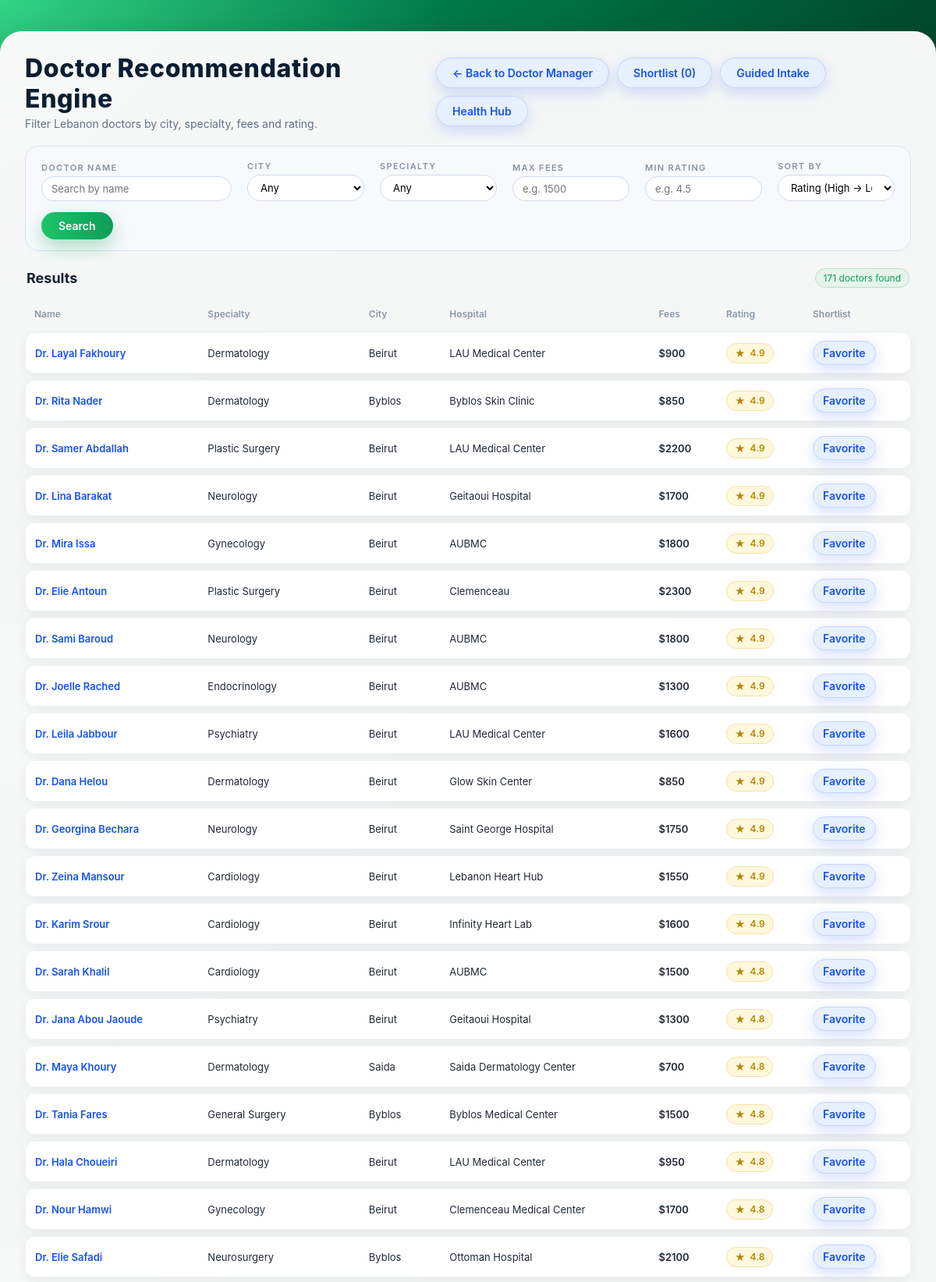
The app's page /recommend/ (upper part) with its own data.
### myapp33/models.py (models this page shows, shortened)
class Contact(models.Model):
    name = models.CharField(max_length=100)
    specialty = models.CharField(max_length=100)
    city = models.CharField(max_length=50)
    hospital = models.CharField(max_length=100, blank=True)
    fees = models.IntegerField()
    rating = models.FloatField()
    experience_years = models.PositiveIntegerField(default=5)
    languages = models.CharField(max_length=150, blank=True)
    availability = models.CharField(max_length=120, blank=True)
    insurance_partners = models.CharField(max_length=200, blank=True)
    description = models.TextField(blank=True)
    photo_url = models.URLField(blank=True)
    contact_phone = models.CharField(max_length=30, blank=True)

### myapp33/views.py (the view)
# urls.py: path('recommend/', views.recommend_doctors, name='recommend_doctors'),
def recommend_doctors(request):
    city = request.GET.get("city", "")
    specialty = request.GET.get("specialty", "")
    max_fees = request.GET.get("max_fees", "")
    min_rating = request.GET.get("min_rating", "")
    sort = request.GET.get("sort", "rating_desc")
    query = request.GET.get("search", "").strip()
    qs = Contact.objects.all()
    if query:
        qs = qs.filter(name__icontains=query)
    if city:
        qs = qs.filter(city__icontains=city)
    if specialty:
        qs = qs.filter(specialty__icontains=specialty)
    if max_fees:
        try:
            qs = qs.filter(fees__lte=int(max_fees))
        except ValueError:
            pass
    if min_rating:
        try:
            qs = qs.filter(rating__gte=float(min_rating))
        except ValueError:
            pass
    if sort == "rating_desc":
        qs = qs.order_by("-rating")
    elif sort == "rating_asc":
        qs = qs.order_by("rating")
    elif sort == "fees_asc":
        qs = qs.order_by("fees")
    elif sort == "fees_desc":
        qs = qs.order_by("-fees")
    else:
        qs = qs.order_by("-rating")
    city_choices = (
        Contact.objects.values_list("city", flat=True).distinct().order_by("city")
    )
    specialty_choices = (
        Contact.objects.values_list("specialty", flat=True)
        .distinct()
        .order_by("specialty")
    )
    favorites = get_favorite_ids(request)
    return render(
        request,
        "myapp33/recommend.html",
        {
            "results": qs,
            "city_choices": city_choices,
            "specialty_choices": specialty_choices,
            "city": city,
            "specialty": specialty,
            "max_fees": max_fees,
            "min_rating": min_rating,
            "sort": sort,
            "favorites": favorites,
            "search": query,
        },
    )

### myapp33/views.py (called while the page is built)
def get_favorite_ids(request):
    return set(request.session.get("favorite_doctors", []))

### templates/myapp33/recommend.html (shortened to what this page needs)
<!DOCTYPE html>
<html lang="en">
<head>
</head>
<body>
<div class="page-wrapper">
    <div class="top-row">
        <div class="title-block">
            <h1>Doctor Recommendation Engine</h1>
            <p>Filter Lebanon doctors by city, specialty, fees and rating.</p>
        </div>
        <div style="display:flex;gap:10px;flex-wrap:wrap;">
            <a href="{% url 'home' %}" class="btn-pill btn-secondary">← Back to Doctor Manager</a>
            <a href="{% url 'favorite_list' %}" class="btn-pill btn-secondary">Shortlist ({{ favorites|length }})</a>
            <a href="{% url 'intake_wizard' %}" class="btn-pill btn-secondary">Guided Intake</a>
            <a href="{% url 'health_hub' %}" class="btn-pill btn-secondary">Health Hub</a>
        </div>
    </div>
    <form method="get" class="filter-card">
        <div class="filter-row">
            <div class="filter-group" style="flex: 1 1 200px;">
                <label for="search">Doctor Name</label>
                <input type="text" name="search" id="search" value="{{ search }}" placeholder="Search by name">
            </div>
            <div class="filter-group">
                <label for="city">City</label>
                <select name="city" id="city">
                    <option value="" {% if city == "" %}selected{% endif %}>Any</option>
                </select>
            </div>
            <div class="filter-group">
                <label for="specialty">Specialty</label>
                <select name="specialty" id="specialty">
                    <option value="" {% if specialty == "" %}selected{% endif %}>Any</option>
                </select>
            </div>
            <div class="filter-group">
                <label for="max_fees">Max Fees</label>
                <input
                    type="number"
                    name="max_fees"
                    id="max_fees"
                    placeholder="e.g. 1500"
                    value="{{ max_fees }}">
            </div>
            <div class="filter-group">
                <label for="min_rating">Min Rating</label>
                <input
                    type="number"
                    step="0.1"
                    min="0"
                    max="5"
                    name="min_rating"
                    id="min_rating"
                    placeholder="e.g. 4.5"
                    value="{{ min_rating }}">
            </div>
            <div class="filter-group">
                <label for="sort">Sort By</label>
                <select name="sort" id="sort">
                    <option value="rating_desc" {% if sort == "rating_desc" %}selected{% endif %}>
                        Rating (High → Low)
                    </option>
                </select>
            </div>
            <div class="search-actions">
                <button type="submit" class="btn-primary">Search</button>
            </div>
        </div>
    </form>
    <div class="results-header">
        <h2>Results</h2>
        <span class="badge">
            {% if results %}
                {{ results|length }} doctor{{ results|length|pluralize }} found
            {% else %}
                No doctors match the filters
            {% endif %}
        </span>
    </div>
    {% if results %}
        <table>
            <thead>
            <tr>
                <th>Name</th>
                <th>Specialty</th>
                <th>City</th>
                <th>Hospital</th>
                <th>Fees</th>
                <th>Rating</th>
                <th>Shortlist</th>
            </tr>
            </thead>
            <tbody>
            {% for doctor in results %}
                <tr>
                    <td class="doctor-name">
                        {% if doctor.id %}
                            <a href="{% url 'doctor_detail' doctor.id %}">{{ doctor.name }}</a>
                        {% else %}
                            {{ doctor.name }}
                        {% endif %}
                    </td>
                    <td>{{ doctor.specialty }}</td>
                    <td>{{ doctor.city }}</td>
                    <td>{{ doctor.hospital }}</td>
                    <td class="fees-cell">${{ doctor.fees }}</td>
                    <td>
                        <span class="rating-pill">
                            <span class="star">★</span>
                            {{ doctor.rating }}
                        </span>
                    </td>
                    <td>
                        <form method="post" action="{% url 'toggle_favorite' doctor.id %}">
                            <button type="submit" class="btn-pill btn-secondary" style="padding:6px 12px;">
                                {% if doctor.id in favorites %}Remove{% else %}Favorite{% endif %}
                            </button>
                        </form>
                    </td>
                </tr>
            {% endfor %}
            </tbody>
        </table>
    {% else %}
        <p class="muted">Try widening your filters (for example, remove max fees or lower the minimum rating).</p>
    {% endif %}
</div>
</body>
</html>

### templates/myapp33/recommend.html (style rules this page uses)
* { box-sizing: border-box; margin: 0; padding: 0; font-family: -apple-system, BlinkMacSystemFont, "SF Pro Text", system-ui, -webkit-system-font, "Segoe UI", sans-serif; }
body { min-height: 100vh; background: radial-gradient(circle at top left, #32d486, #007a4a 40%, #013824 100%); padding: 40px 0; color: #0b1726; }
.page-wrapper { max-width: 1200px; margin: 0 auto; padding: 28px 32px 36px; background: rgba(250, 250, 250, 0.98); border-radius: 28px; box-shadow: 0 24px 60px rgba(0, 0, 0, 0.35); }
.top-row { display: flex; justify-content: space-between; align-items: center; gap: 16px; margin-bottom: 20px; }
.title-block h1 { font-size: 32px; font-weight: 800; letter-spacing: 0.02em; color: #0a1e33; margin-bottom: 4px; }
.title-block p { font-size: 14px; color: #5f7189; }
.btn-pill { padding: 10px 20px; border-radius: 999px; border: none; cursor: pointer; font-size: 14px; font-weight: 600; transition: transform 0.1s ease, box-shadow 0.1s ease, background 0.2s; text-decoration: none; display: inline-flex; align-items: center; gap: 8px; }
.btn-secondary { background: #e7f0ff; color: #1652f0; border: 1px solid #c3d5ff; box-shadow: 0 6px 18px rgba(22, 82, 240, 0.18); }
.filter-card { margin-top: 10px; padding: 18px 20px 14px; background: #f7fafc; border-radius: 18px; border: 1px solid #dde5f5; }
.filter-row { display: flex; flex-wrap: wrap; gap: 14px 20px; align-items: flex-end; }
.filter-group { display: flex; flex-direction: column; min-width: 150px; flex: 1; }
.filter-group label { font-size: 11px; letter-spacing: 0.12em; text-transform: uppercase; color: #8693a6; margin-bottom: 4px; font-weight: 600; }
select, input[type="text"], input[type="number"] { border-radius: 999px; border: 1px solid #d0d9eb; padding: 7px 12px; font-size: 13px; outline: none; background: white; transition: border 0.15s ease, box-shadow 0.15s ease; }
.search-actions { display: flex; align-items: center; gap: 10px; }
.btn-primary { background: linear-gradient(90deg, #1ac568, #0f9d58); color: white; border: none; padding: 9px 22px; border-radius: 999px; font-size: 14px; font-weight: 600; cursor: pointer; box-shadow: 0 10px 24px rgba(15, 157, 88, 0.32); }
.results-header { display: flex; justify-content: space-between; align-items: center; margin: 22px 2px 10px; }
.results-header h2 { font-size: 18px; font-weight: 700; color: #142133; }
.badge { font-size: 12px; padding: 4px 10px; border-radius: 999px; background: #e6f4ea; color: #0f9d58; border: 1px solid #b8e1c6; }
table { width: 100%; border-collapse: separate; border-spacing: 0 8px; margin-top: 4px; }
thead th { font-size: 12px; text-align: left; padding: 8px 12px; color: #8b97aa; font-weight: 600; }
tbody tr { background: #ffffff; box-shadow: 0 4px 14px rgba(15, 23, 42, 0.06); border-radius: 14px; overflow: hidden; }
tbody td { padding: 10px 12px; font-size: 13px; color: #1f2937; border-top: 1px solid #eef2f7; border-bottom: 1px solid #eef2f7; }
tbody td:first-child { border-left: 1px solid #eef2f7; border-radius: 12px 0 0 12px; }
tbody td:last-child { border-right: 1px solid #eef2f7; border-radius: 0 12px 12px 0; }
.doctor-name a { font-weight: 600; color: #1652f0; text-decoration: none; }
.rating-pill { display: inline-flex; align-items: center; gap: 6px; padding: 4px 10px; border-radius: 999px; background: #fff8dd; border: 1px solid #f6e2a3; font-weight: 600; font-size: 12px; color: #b38707; }
.rating-pill .star { font-size: 13px; }
.fees-cell { font-weight: 600; }

### records on screen
Contact: name "Dr. Layal Fakhoury", specialty "Dermatology", city "Beirut", hospital "LAU Medical Center", fees "900", rating "4.9", shows "Favorite"
Contact: name "Dr. Rita Nader", specialty "Dermatology", city "Byblos", hospital "Byblos Skin Clinic", fees "850", rating "4.9", shows "Favorite"
Contact: name "Dr. Samer Abdallah", specialty "Plastic Surgery", city "Beirut", hospital "LAU Medical Center", fees "2200", rating "4.9", shows "Favorite"
Contact: name "Dr. Lina Barakat", specialty "Neurology", city "Beirut", hospital "Geitaoui Hospital", fees "1700", rating "4.9", shows "Favorite"
Contact: name "Dr. Mira Issa", specialty "Gynecology", city "Beirut", hospital "AUBMC", fees "1800", rating "4.9", shows "Favorite"
Contact: name "Dr. Elie Antoun", specialty "Plastic Surgery", city "Beirut", hospital "Clemenceau", fees "2300", rating "4.9", shows "Favorite"
Contact: name "Dr. Sami Baroud", specialty "Neurology", city "Beirut", hospital "AUBMC", fees "1800", rating "4.9", shows "Favorite"
Contact: name "Dr. Joelle Rached", specialty "Endocrinology", city "Beirut", hospital "AUBMC", fees "1300", rating "4.9", shows "Favorite"
Contact: name "Dr. Leila Jabbour", specialty "Psychiatry", city "Beirut", hospital "LAU Medical Center", fees "1600", rating "4.9", shows "Favorite"
Contact: name "Dr. Dana Helou", specialty "Dermatology", city "Beirut", hospital "Glow Skin Center", fees "850", rating "4.9", shows "Favorite"
Contact: name "Dr. Georgina Bechara", specialty "Neurology", city "Beirut", hospital "Saint George Hospital", fees "1750", rating "4.9", shows "Favorite"
Contact: name "Dr. Zeina Mansour", specialty "Cardiology", city "Beirut", hospital "Lebanon Heart Hub", fees "1550", rating "4.9", shows "Favorite"
Contact: name "Dr. Karim Srour", specialty "Cardiology", city "Beirut", hospital "Infinity Heart Lab", fees "1600", rating "4.9", shows "Favorite"
Contact: name "Dr. Sarah Khalil", specialty "Cardiology", city "Beirut", hospital "AUBMC", fees "1500", rating "4.8", shows "Favorite"
Contact: name "Dr. Jana Abou Jaoude", specialty "Psychiatry", city "Beirut", hospital "Geitaoui Hospital", fees "1300", rating "4.8", shows "Favorite"
Contact: name "Dr. Maya Khoury", specialty "Dermatology", city "Saida", hospital "Saida Dermatology Center", fees "700", rating "4.8", shows "Favorite"
Contact: name "Dr. Tania Fares", specialty "General Surgery", city "Byblos", hospital "Byblos Medical Center", fees "1500", rating "4.8", shows "Favorite"
Contact: name "Dr. Hala Choueiri", specialty "Dermatology", city "Beirut", hospital "LAU Medical Center", fees "950", rating "4.8", shows "Favorite"
Contact: name "Dr. Nour Hamwi", specialty "Gynecology", city "Beirut", hospital "Clemenceau Medical Center", fees "1700", rating "4.8", shows "Favorite"
Contact: name "Dr. Elie Safadi", specialty "Neurosurgery", city "Byblos", hospital "Ottoman Hospital", fees "2100", rating "4.8", shows "Favorite"

### other values on screen
{{ favorites|length }} "0"
{{ results|length }} "171"
